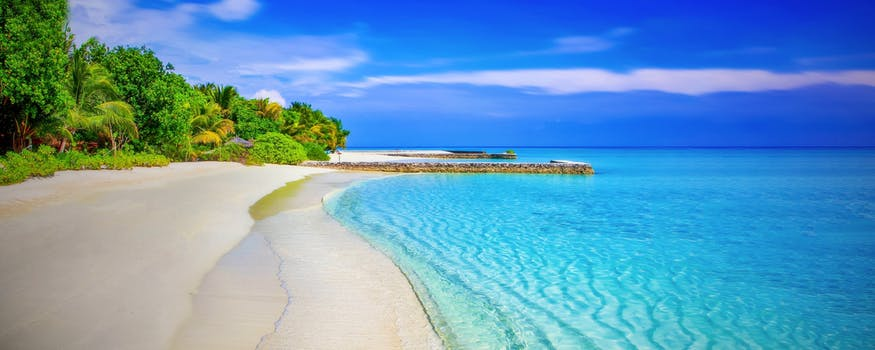
%> input picture MatLabSK/Exercises/Beach.jpeg, 875 x 350 px
$ octave ReviewFile.m   (GNU Octave 9; MATLAB toolbox functions it lacks are replaced by stand-ins)
%> lines starting %> are read from the running program, lines starting %| are printed output that depends on the picture

% [605 lines of commented-out code are left out]

A = imread('Beach.jpeg');
%> A is the input picture: size 350x875x3 uint8; mean R, G, B 97.7, 152.6, 187.7
[nr,nc,np] = size(A);
%> nr = 350; nc = 875; np = 3

m = .3*A(:,:,1) + .59*A(:,:,2) + .11*A(:,:,3);
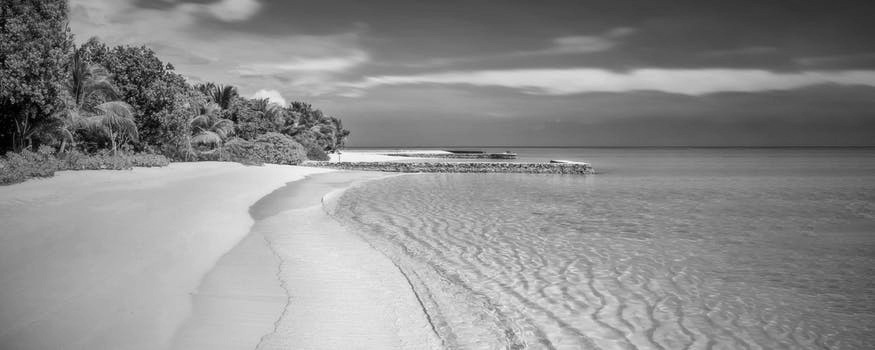
%> m: size 350x875 uint8; min 0, max 254, mean 140.1

imshow(m);

A = imread('Beach.jpeg');
B = imnoise(A, 'salt & pepper', 0.02);
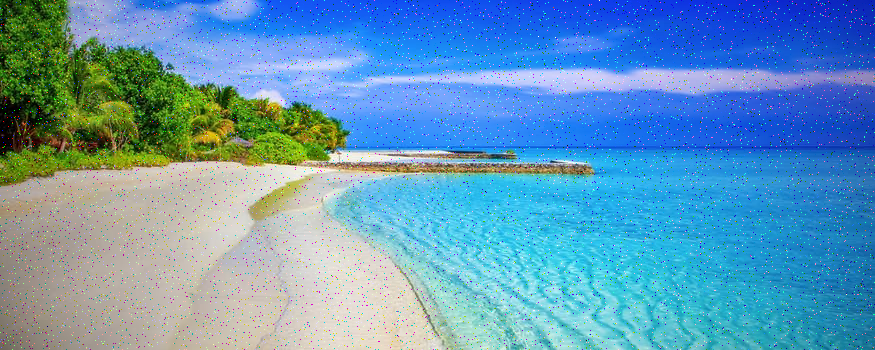
%> B: size 350x875x3 uint8; mean R, G, B 98.3, 152.1, 186.5
%> (the run ends here)
